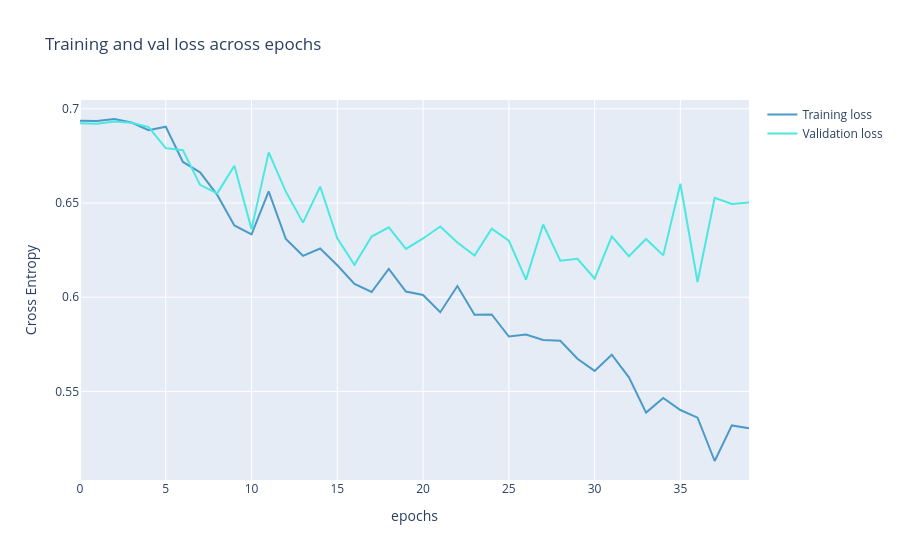

Notebook code for this chart:
### Code cell
from plotly import graph_objects as go
color_chart = ["#4B9AC7", "#4BE8E0", "#9DD4F3", "#97FBF6", "#2A7FAF", "#23B1AB", "#0E3449", "#015955"]

fig = go.Figure(data=[
                      go.Scatter(
                          y=history["loss"],
                          name="Training loss",
                          mode="lines",
                          marker=dict(
                              color=color_chart[0]
                          )),
                      go.Scatter(
                          y=history["val_loss"],
                          name="Validation loss",
                          mode="lines",
                          marker=dict(
                              color=color_chart[1]
                          ))
])
fig.update_layout(
    title='Training and val loss across epochs',
    xaxis_title='epochs',
    yaxis_title='Cross Entropy'    
)
fig.show()

### Figure 1 — Plotly figure (JSON) as saved in the notebook; plotly's stock layout.template omitted (floating-point values rounded to 4 significant figures)
{"data": [{"marker": {"color": "#4B9AC7"}, "mode": "lines", "name": "Training loss", "type": "scatter", "y": [0.6937, 0.6935, 0.6946, 0.6927, 0.6887, 0.6905, 0.6718, 0.6663, 0.6543, 0.6381, 0.6333, 0.6561, 0.6309, 0.622, 0.6259, 0.617, 0.6071, 0.6027, 0.6151, 0.603, 0.6012, 0.592, 0.6059, 0.5906, 0.5908, 0.5791, 0.5801, 0.5773, 0.5768, 0.5673, 0.5609, 0.5695, 0.5574, 0.5387, 0.5465, 0.5401, 0.536, 0.513, 0.5319, 0.5304]}, {"marker": {"color": "#4BE8E0"}, "mode": "lines", "name": "Validation loss", "type": "scatter", "y": [0.6924, 0.6921, 0.6932, 0.6926, 0.6903, 0.6791, 0.678, 0.6596, 0.6551, 0.6698, 0.6361, 0.6769, 0.656, 0.6396, 0.6587, 0.6312, 0.6172, 0.6322, 0.6371, 0.6257, 0.6312, 0.6376, 0.6291, 0.622, 0.6364, 0.63, 0.6093, 0.6386, 0.6194, 0.6204, 0.6099, 0.6323, 0.6218, 0.6309, 0.6222, 0.6602, 0.6081, 0.6527, 0.6494, 0.6502]}], "layout": {"title": {"text": "Training and val loss across epochs"}, "xaxis": {"title": {"text": "epochs"}}, "yaxis": {"title": {"text": "Cross Entropy"}}}}
